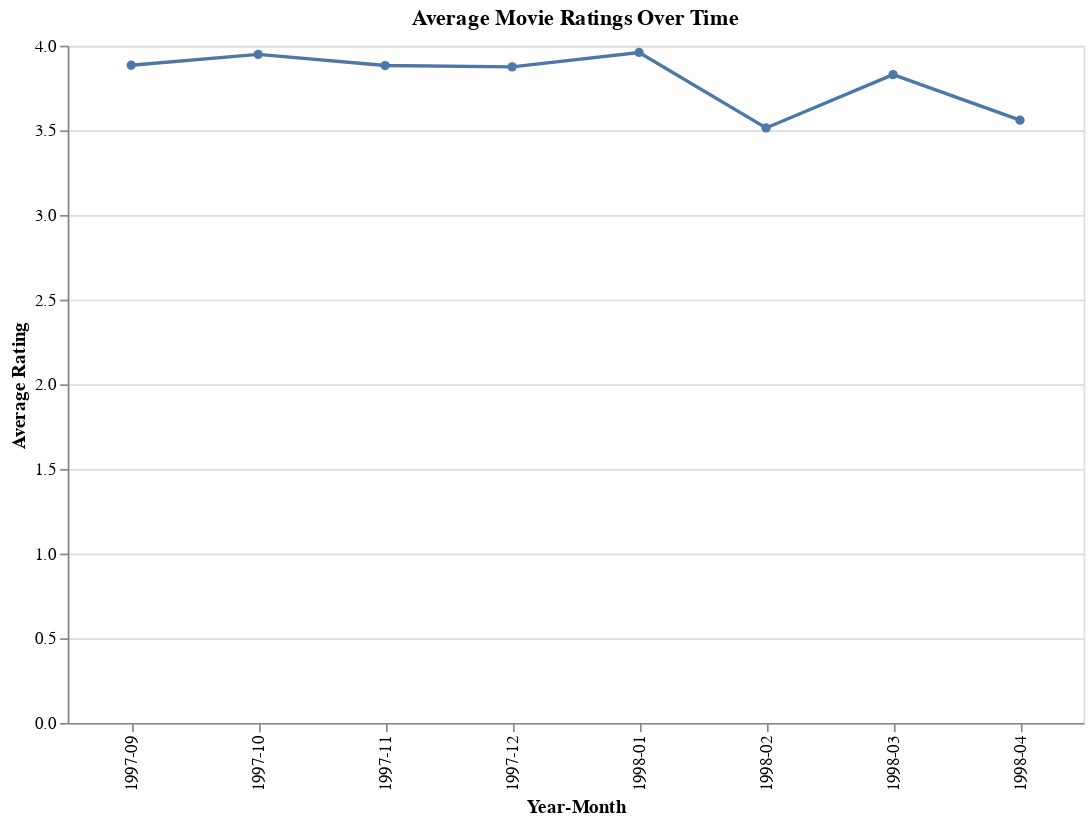

This figure's notebook cell:
### Code cell
chart = (
    alt.Chart(time_rating)
    .mark_line(point=True)
    .encode(
        x=alt.X("year_month:O", title="Year-Month"),  # use Ordinal (O) instead of Temporal (T)
        y=alt.Y("rating:Q", title="Average Rating"),
        tooltip=["year_month", "rating:Q"]
    )
    .properties(
        title="Average Movie Ratings Over Time",
        width=600,
        height=400
    )
)

chart

### Figure 1 — Vega-Lite specification as saved in the notebook (floating-point values rounded to 4 significant figures)
{"$schema": "https://vega.github.io/schema/vega-lite/v5.20.1.json", "config": {"view": {"continuousHeight": 300, "continuousWidth": 300}}, "data": {"name": "data-0515e003fcc84941fd52589885efdb1a"}, "datasets": {"data-0515e003fcc84941fd52589885efdb1a": [{"rating": 3.885, "year_month": "1997-09"}, {"rating": 3.949, "year_month": "1997-10"}, {"rating": 3.883, "year_month": "1997-11"}, {"rating": 3.875, "year_month": "1997-12"}, {"rating": 3.96, "year_month": "1998-01"}, {"rating": 3.514, "year_month": "1998-02"}, {"rating": 3.829, "year_month": "1998-03"}, {"rating": 3.56, "year_month": "1998-04"}]}, "encoding": {"tooltip": [{"field": "year_month", "type": "nominal"}, {"field": "rating", "type": "quantitative"}], "x": {"field": "year_month", "title": "Year-Month", "type": "ordinal"}, "y": {"field": "rating", "title": "Average Rating", "type": "quantitative"}}, "height": 400, "mark": {"point": true, "type": "line"}, "title": "Average Movie Ratings Over Time", "width": 600}
